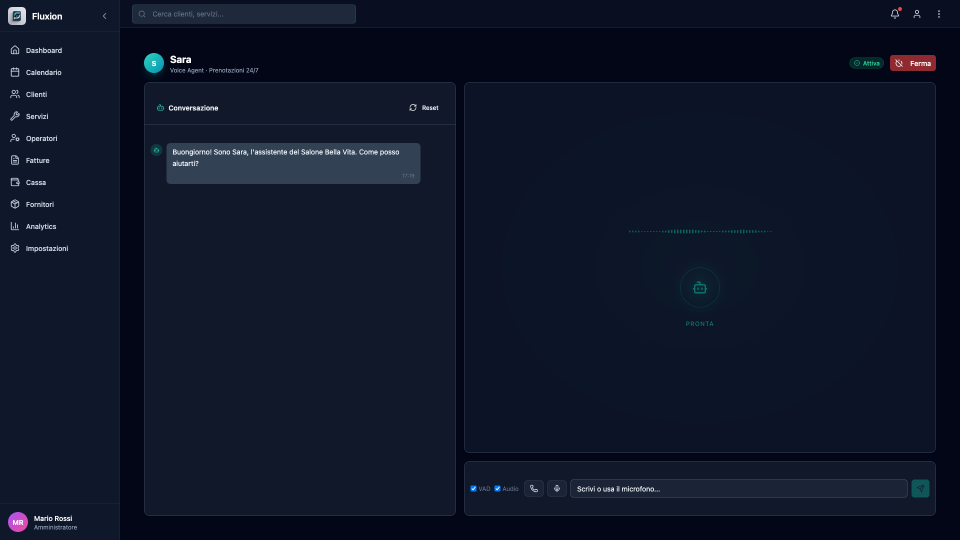
#> input picture landing/screenshots/08-voice.png, 1920 x 1080 px (shown at 1/2 size)
$ python -i compose-final-video.py   (imports and definitions only)
#> lines starting #> are read from the running program, lines starting #| are printed output that depends on the picture
#!/usr/bin/env python3
"""
FLUXION V5 — Final Video Compositing
Assembles: AI clips + screenshots + Edge-TTS voiceover + background music + logo overlay
Output: landing/assets/fluxion-promo-v5.mp4
"""

import asyncio
import json
import os
import subprocess
import sys
import shutil
from pathlib import Path

BASE = Path("/Volumes/MontereyT7/FLUXION")
AI_CLIPS = BASE / "landing" / "assets" / "ai-clips-v2"
SCREENSHOTS = BASE / "landing" / "screenshots"
LOGO = BASE / "landing" / "assets" / "logo_fluxion.jpg"
MUSIC = BASE / "landing" / "assets" / "background-music.mp3"
OUTPUT = BASE / "landing" / "assets" / "fluxion-promo-v5.mp4"
TMPDIR = BASE / "tmp-video-build"
# [1 line not run here, left out]

VOICE_SARA = "it-IT-IsabellaNeural"
VOICE_CLIENT = "it-IT-DiegoNeural"
RATE_SARA = "-5%"

# ============================================================
# FULL STORYBOARD — Scene sequence with voiceover
# ============================================================
SCENES = [
    # CH1: LA TUA GIORNATA — AI clips montage (no voiceover on clips, voiceover starts on V10)
    {"id": "V01", "type": "ai", "file": "V01_salone.mp4", "voiceover": None},
    {"id": "V02", "type": "ai", "file": "V02_officina.mp4", "voiceover": None},
    {"id": "V03", "type": "ai", "file": "V03_dentista.mp4", "voiceover": None},
    {"id": "V04", "type": "ai", "file": "V04_palestra.mp4", "voiceover": None},
    {"id": "V05", "type": "ai", "file": "V05_estetista.mp4", "voiceover": None},
    {"id": "V06", "type": "ai", "file": "V06_nails.mp4", "voiceover": None},
    {"id": "V07", "type": "ai", "file": "V07_fisioterapista.mp4", "voiceover": None},
    {"id": "V08", "type": "ai", "file": "V08_gommista.mp4", "voiceover": None},
    {"id": "V09", "type": "ai", "file": "V09_elettrauto.mp4", "voiceover": None},

    # CH2: IL PROBLEMA — frustrazione + voiceover
    {"id": "V10", "type": "ai", "file": "V10_frustrazione.mp4",
     "voiceover": "Tu lo sai com'e'. Sei li' che lavori. Le mani occupate. E il telefono squilla. Squilla ancora. E ancora. Non puoi rispondere. Quel cliente che voleva prenotare? Ha gia' chiamato qualcun altro. Un cliente perso al giorno sono duecentocinquanta clienti all'anno. A trenta euro di media, sono settemilacinquecento euro che non torneranno. E una segretaria? Novecento euro al mese. Ogni mese."},

    # CH3: TI PRESENTO SARA
    {"id": "SS01", "type": "screenshot", "file": "08-voice.png",
     "voiceover": "E se ti dicessi che c'e' qualcuno che risponde per te? Sempre. Anche di notte. Anche di domenica. Anche quando sei in ferie. Mi chiamo Sara. Sono la tua assistente. Parlo italiano, capisco cosa vogliono i tuoi clienti, e prenoto per loro. Senza che tu alzi un dito."},

    # Telefonata simulata Sara + Cliente
    {"id": "SS02", "type": "screenshot", "file": "08-voice.png",
     "voiceover_dialogue": [
         {"voice": "client", "text": "Buongiorno, vorrei prenotare un taglio per domani mattina."},
         {"voice": "sara", "text": "Buongiorno Marco! Certo. Vedo che l'ultima volta ha fatto taglio e barba con Roberto. Vuole ripetere?"},
         {"voice": "client", "text": "Si', perfetto!"},
         {"voice": "sara", "text": "Roberto e' disponibile domani alle dieci e trenta. Le va bene?"},
         {"voice": "client", "text": "Perfetto, grazie!"},
         {"voice": "sara", "text": "Prenotato! Le mando conferma su WhatsApp. Buona giornata Marco!"},
     ]},

    {"id": "SS03", "type": "screenshot", "file": "08-voice.png",
     "voiceover": "Sara conosce i tuoi clienti. Sa come si chiamano, cosa hanno fatto l'ultima volta, se hanno allergie, quali farmaci prendono. Non e' un risponditore automatico. E' la collega che hai sempre voluto."},

    # CH4: DASHBOARD
    {"id": "SS04", "type": "screenshot", "file": "01-dashboard.png",
     "voiceover": "Appena apri FLUXION, vedi tutto. Gli appuntamenti di oggi. Quanti clienti hai questo mese. Quanto hai incassato. Qual e' il servizio che va di piu'. Non devi cercare niente, non devi essere un esperto di computer. E' tutto li', chiaro, in italiano."},

    {"id": "SS05", "type": "screenshot", "file": "02-calendario.png",
     "voiceover": "Il calendario. Crei un appuntamento in due click. Scegli il cliente, il servizio, chi lo fa, e l'orario. Fatto. E se il cliente non si presenta? Il promemoria WhatsApp parte in automatico ventiquattro ore prima."},

    # CH5: SCHEDE
    {"id": "SS06", "type": "screenshot", "file": "03-clienti.png",
     "voiceover": "Ogni tuo cliente ha una scheda completa. Nome, contatti, storico visite, preferenze. Ma non solo."},

    {"id": "SS07", "type": "screenshot", "file": "13-scheda-parrucchiere.png",
     "voiceover": "Sei parrucchiere? Sai che tipo di capello ha, il colore preferito, se e' allergico a qualche prodotto. La prossima volta non chiedi, sai gia'."},

    {"id": "SS08", "type": "screenshot", "file": "14-scheda-veicoli.png",
     "voiceover": "Hai un'officina? Targa, marca, modello, chilometri, tagliandi, scadenza assicurazione. Sara quando prende l'appuntamento chiede il modello dell'auto e salva tutto."},

    {"id": "SS09", "type": "screenshot", "file": "15-scheda-odontoiatrica.png",
     "voiceover": "Sei dentista? Anamnesi completa: allergie, farmaci, piano terapeutico. Sara sa che il paziente prende anticoagulanti prima ancora che si sieda in poltrona."},

    {"id": "SS10", "type": "screenshot", "file": "16-scheda-estetica.png",
     "voiceover": "Centro estetico? Tipo di pelle, trattamenti fatti, reazioni. La prossima seduta sai gia' come procedere."},

    {"id": "SS11", "type": "screenshot", "file": "17-scheda-fitness.png",
     "voiceover": "Palestra? Obiettivi, misurazioni, progressi. Sai se il cliente sta migliorando o se sta per mollare."},

    # CH6: GESTIONE
    {"id": "SS12", "type": "screenshot", "file": "04-servizi.png",
     "voiceover": "I tuoi servizi, organizzati. Prezzi, durate, categorie. Li crei in un minuto. Non serve un informatico."},

    {"id": "SS13", "type": "screenshot", "file": "05-operatori.png",
     "voiceover": "I tuoi collaboratori. Ognuno col suo profilo, i turni, le ferie. Sai chi lavora oggi e chi ha generato piu' fatturato."},

    {"id": "SS14", "type": "screenshot", "file": "09-fornitori.png",
     "voiceover": "I fornitori. Contatti, ordini, listini. Tutto in un posto. Basta foglietti attaccati al frigorifero."},

    {"id": "SS15", "type": "screenshot", "file": "06-fatture.png",
     "voiceover": "Le fatture. Le crei con due click, le invii direttamente allo SDI. Il commercialista riceve tutto in automatico. Risparmi tempo e soldi."},

    {"id": "SS16", "type": "screenshot", "file": "07-cassa.png",
     "voiceover": "La cassa. Quanto hai incassato oggi. Contanti, carte, Satispay. Ogni euro tracciato."},

    {"id": "SS17", "type": "screenshot", "file": "10-analytics.png",
     "voiceover": "I numeri che contano. Fatturato, servizi, operatori. Non servono fogli Excel. FLUXION te lo dice chiaro."},

    # CH7: COMUNICAZIONE
    {"id": "V11", "type": "ai", "file": "V11_qrcode.mp4",
     "voiceover": "Il QR code sul bancone. Il cliente lo scansiona e resta in contatto con te. Promemoria, promozioni, auguri di compleanno. Tutto automatico. Tu non devi fare niente."},

    # CH8: PREZZO
    {"id": "V12", "type": "ai", "file": "V12_soddisfatta.mp4",
     "voiceover": "Un gestionale in abbonamento costa seicento euro all'anno. In tre anni milleottocento. E non sara' mai tuo. FLUXION costa quattrocentonovantasette euro. Una volta sola. Per sempre. Calendario, clienti, cassa, fatture, fornitori, tutto. Vuoi anche Sara? Ottocentonovantasette euro. Una volta. Per sempre. Si ripaga in tre settimane."},

    # CH9: CTA
    {"id": "V13", "type": "ai", "file": "V13_finale.mp4",
     "voiceover": "Parrucchieri, barbieri, officine, gommisti, elettrauto, dentisti, fisioterapisti, centri estetici, palestre, nail artist. Non importa qual e' la tua attivita'. FLUXION e' il partner che ti mancava. Trenta giorni soddisfatti o rimborsati. FLUXION. Paghi una volta. Usi per sempre. E ti chiederai... come ho fatto senza?"},
]


# [9 lines not run here, left out]


def burn_logo(img_path, output_path):
    """Burn FLUXION logo on image via Pillow."""
#> called with img_path = '../landing/screenshots/08-voice.png', output_path = 'out.png'
    from PIL import Image
    img = Image.open(img_path).convert("RGB")
    if img.size != (1280, 720):
        img = img.resize((1280, 720), Image.LANCZOS)
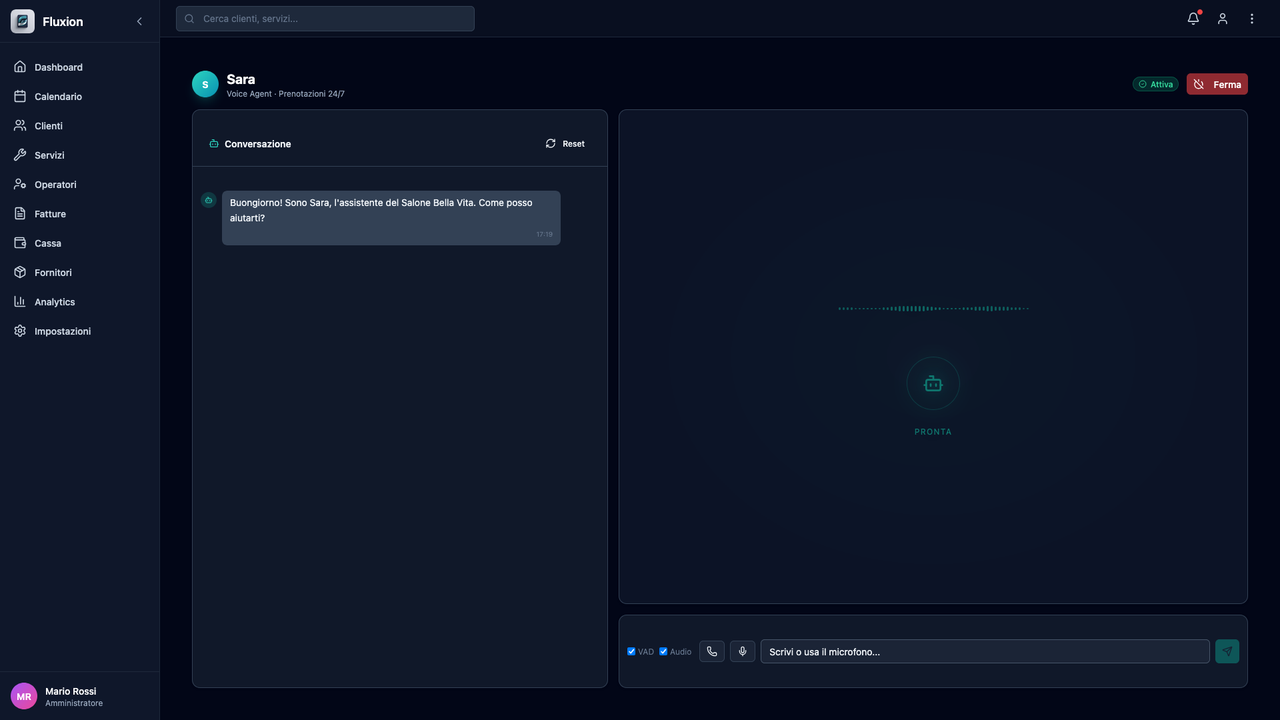
#> img: PIL image 1280x720 RGB; mean R, G, B 14.3, 21.7, 39.6

    if LOGO.exists():
        logo = Image.open(str(LOGO)).convert("RGBA")
        logo = logo.resize((64, 64), Image.LANCZOS)
        alpha = logo.split()[3].point(lambda p: int(p * 0.7))
        logo.putalpha(alpha)
        img_rgba = img.convert("RGBA")
        img_rgba.paste(logo, (24, 24), logo)
        img = img_rgba.convert("RGB")

    img.save(output_path, quality=95)


# [243 lines not run here, left out]

>>> result = burn_logo('../landing/screenshots/08-voice.png', 'out.png')

$ run again, on landing/screenshots/02-calendario_lt.png
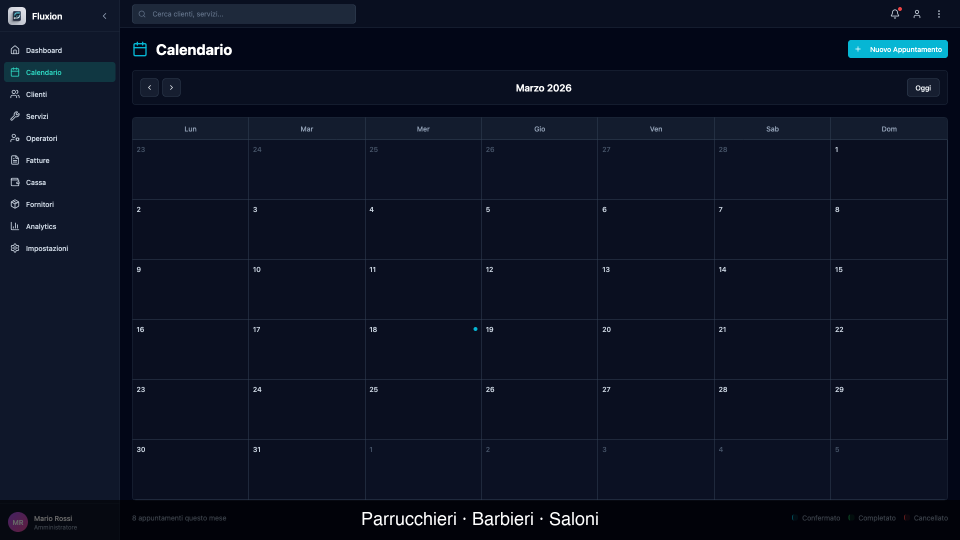
#> input picture landing/screenshots/02-calendario_lt.png, 1920 x 1080 px (shown at 1/2 size)
#> in burn_logo, img is the input picture: PIL image 1920x1080 RGB; mean R, G, B 11.8, 18, 34.7
#> in burn_logo, `img = img.resize((1280, 720), Image.LANCZOS)`:
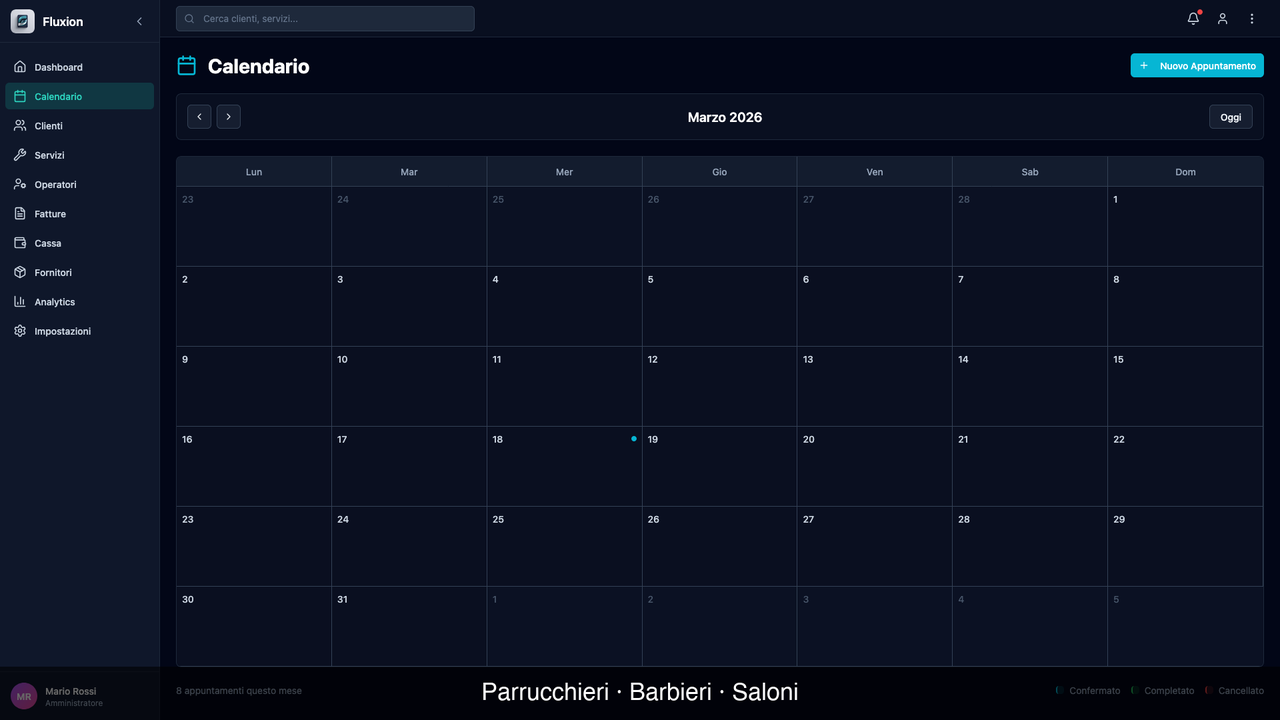
#> img: PIL image 1280x720 RGB; mean R, G, B 11.8, 18, 34.7

$ run again, on landing/screenshots/04-servizi_lt.png
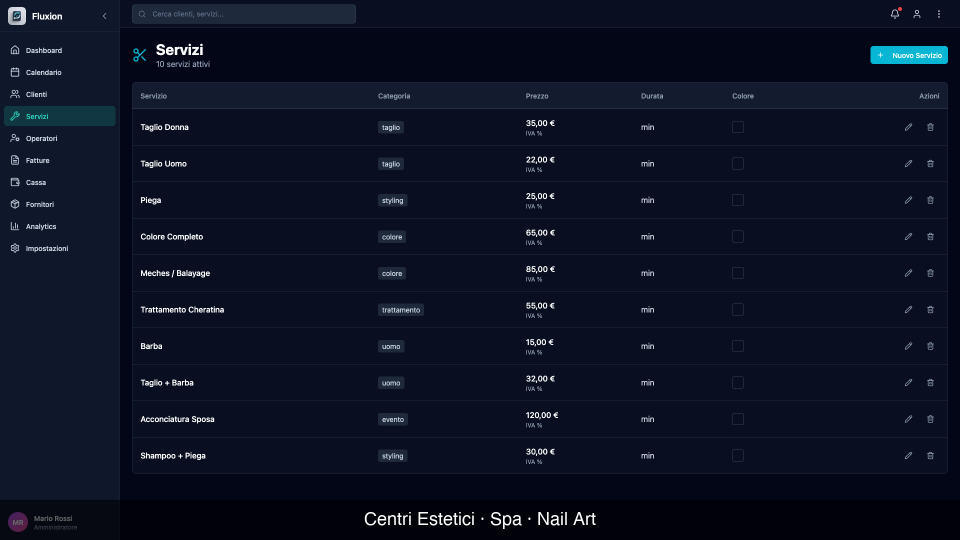
#> input picture landing/screenshots/04-servizi_lt.png, 1920 x 1080 px (shown at 1/2 size)
#> in burn_logo, img is the input picture: PIL image 1920x1080 RGB; mean R, G, B 11.8, 18.2, 34.7
#> in burn_logo, `img = img.resize((1280, 720), Image.LANCZOS)`:
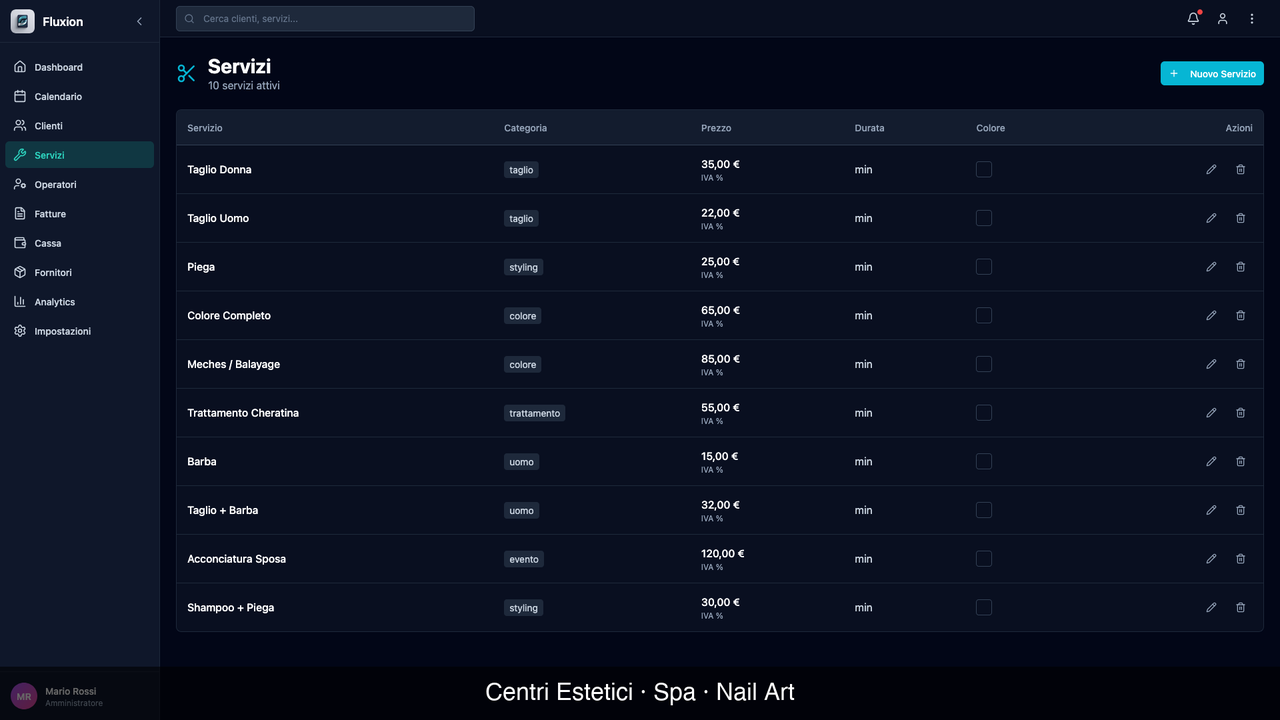
#> img: PIL image 1280x720 RGB; mean R, G, B 11.8, 18.2, 34.7
